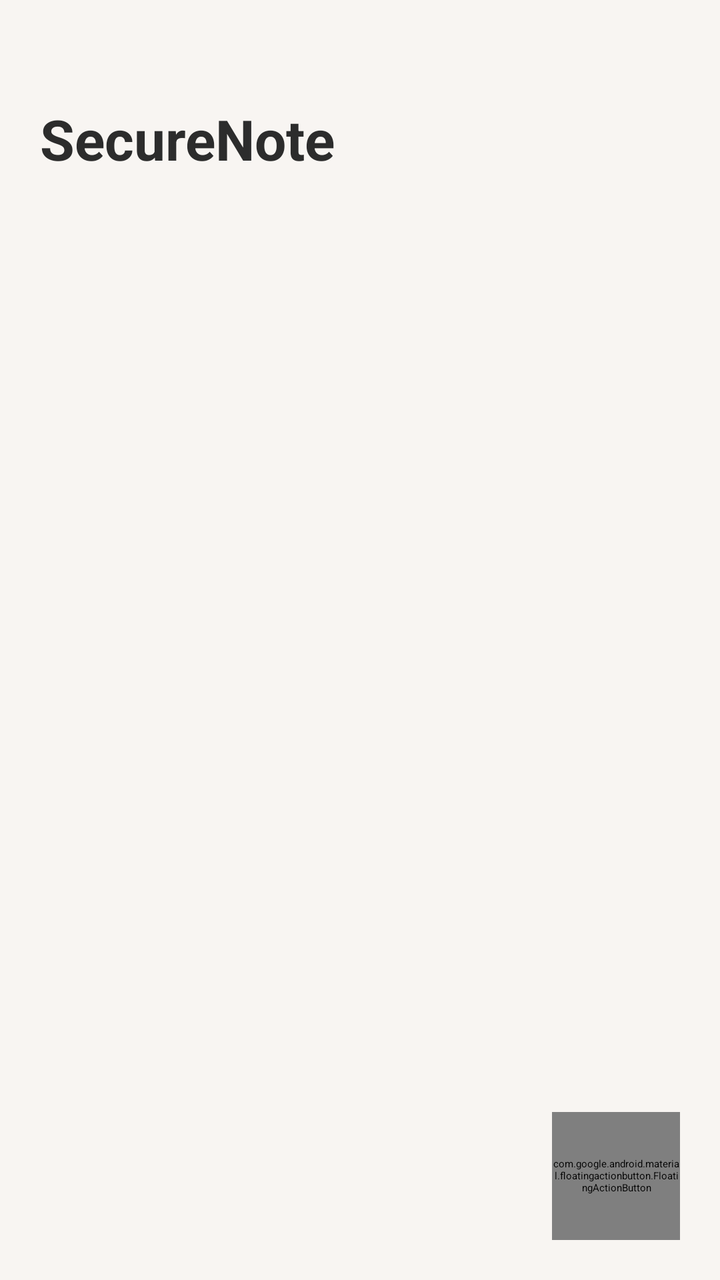
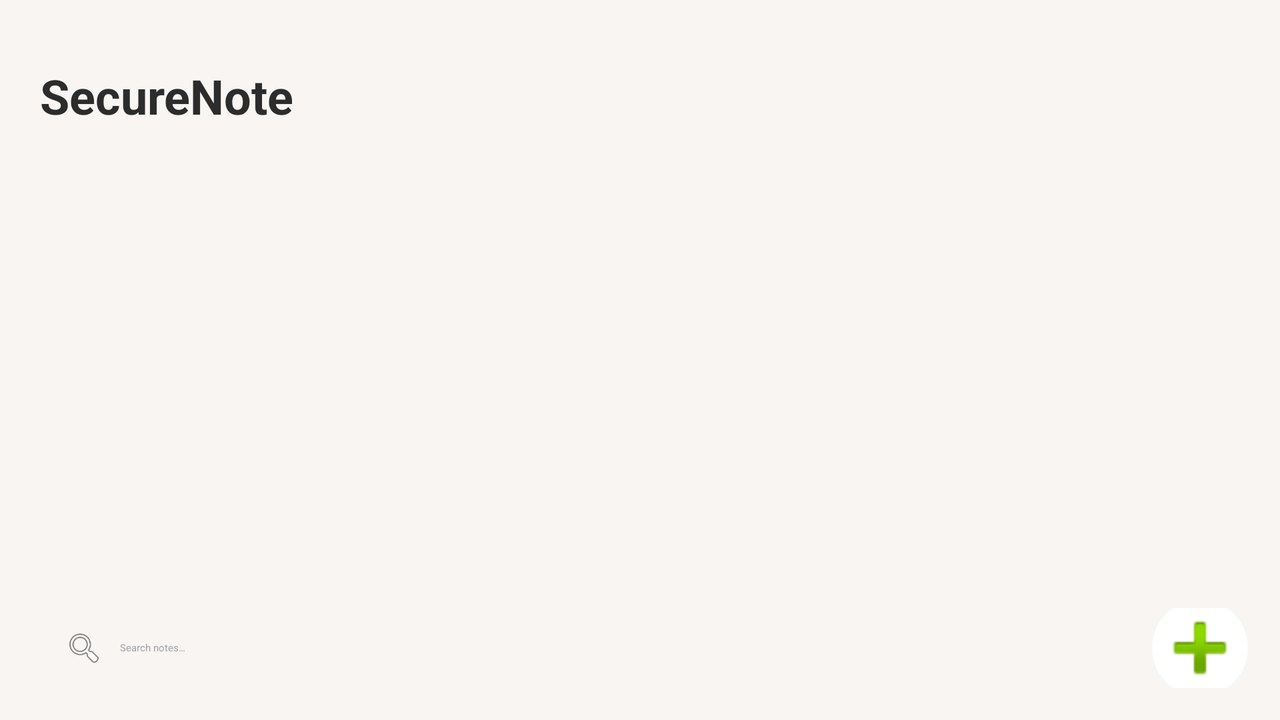

First picture: res/layout/ on a phone held upright. Second picture: the repository's own variant of that layout, on a device whose configuration matches the variant's folder. Source for both follows.
<!-- AndroidManifest.xml: application theme Theme.SecureNote -->
<!-- res/layout/activity_main_ios.xml -->
<?xml version="1.0" encoding="utf-8"?>
<androidx.coordinatorlayout.widget.CoordinatorLayout
    xmlns:android="http://schemas.android.com/apk/res/android"
    xmlns:app="http://schemas.android.com/apk/res-auto"
    android:id="@+id/main"
    android:layout_width="match_parent"
    android:layout_height="match_parent"
    android:background="@color/bg_cream">

    <LinearLayout
        android:layout_width="match_parent"
        android:layout_height="88dp"
        android:orientation="vertical"
        android:paddingTop="28dp"
        android:paddingStart="20dp"
        android:paddingEnd="20dp"
        android:gravity="bottom">
        <TextView
            android:id="@+id/tvTitle"
            android:layout_width="wrap_content"
            android:layout_height="wrap_content"
            android:text="@string/app_name"
            android:textColor="@color/text_dark"
            android:textSize="28sp"
            android:textStyle="bold"/>
    </LinearLayout>

    <androidx.recyclerview.widget.RecyclerView
        android:id="@+id/rvNotes"
        android:layout_width="match_parent"
        android:layout_height="match_parent"
        android:paddingTop="100dp"
        android:paddingStart="16dp"
        android:paddingEnd="16dp"
        android:clipToPadding="false"
        android:scrollbars="vertical"/>

    <TextView
        android:id="@+id/tvEmpty"
        android:layout_width="wrap_content"
        android:layout_height="wrap_content"
        android:text="@string/no_notes"
        android:textColor="@color/text_gray"
        android:layout_gravity="center"
        android:visibility="gone"/>

    <com.google.android.material.floatingactionbutton.FloatingActionButton
        android:id="@+id/fabAdd"
        android:layout_width="64dp"
        android:layout_height="64dp"
        android:layout_margin="20dp"
        android:src="@android:drawable/ic_input_add"
        app:backgroundTint="@color/ios_blue"
        android:contentDescription="@string/add_note"
        app:fabSize="normal"
        android:tint="@android:color/white"
        app:layout_anchor="@id/rvNotes"
        app:layout_anchorGravity="bottom|end"/>
</androidx.coordinatorlayout.widget.CoordinatorLayout>
<!-- resources referenced by this layout -->
<resources>
  <color name="bg_cream">#F8F5F2</color>
  <color name="ios_blue">#007AFF</color>
  <color name="text_dark">#2C2C2C</color>
  <color name="text_gray">#A3A3A8</color>
  <string name="add_note">Add Note</string>
  <string name="app_name">SecureNote</string>
  <string name="no_notes">No notes available</string>
  <style name="Theme.SecureNote" parent="Base.Theme.SecureNote" />
  <style name="Base.Theme.SecureNote" parent="Theme.Material3.DayNight.NoActionBar">
          
          
      </style>
</resources>
<!-- res/layout-land/activity_main_ios.xml (the author's variant of the layout above) -->
<!-- drawn on the phone turned sideways -->
<?xml version="1.0" encoding="utf-8"?>
<androidx.coordinatorlayout.widget.CoordinatorLayout
    xmlns:android="http://schemas.android.com/apk/res/android"
    xmlns:app="http://schemas.android.com/apk/res-auto"
    android:id="@+id/main"
    android:layout_width="match_parent"
    android:layout_height="match_parent"
    android:background="@color/bg_cream">

    <LinearLayout
        android:layout_width="match_parent"
        android:layout_height="64dp"
        android:orientation="vertical"
        android:paddingTop="8dp"
        android:paddingStart="20dp"
        android:paddingEnd="20dp"
        android:gravity="bottom">

        <TextView
            android:id="@+id/tvTitle"
            android:layout_width="wrap_content"
            android:layout_height="wrap_content"
            android:text="@string/app_name"
            android:textColor="@color/text_dark"
            android:textSize="24sp" android:textStyle="bold" />
    </LinearLayout>

    <androidx.recyclerview.widget.RecyclerView
        android:id="@+id/rvNotes"
        android:layout_width="match_parent"
        android:layout_height="match_parent"
        android:paddingTop="76dp" android:paddingStart="16dp"
        android:paddingEnd="16dp"
        android:clipToPadding="false"
        android:scrollbars="vertical" />

    <TextView
        android:id="@+id/tvEmpty"
        android:layout_width="wrap_content"
        android:layout_height="wrap_content"
        android:text="@string/no_notes"
        android:textColor="@color/text_gray"
        android:layout_gravity="center"
        android:visibility="gone" />

    <LinearLayout
        android:id="@+id/bottomBar"
        android:layout_width="match_parent"
        android:layout_height="72dp"
        android:layout_gravity="bottom"
        android:padding="16dp"
        android:gravity="center"
        android:background="@android:color/transparent">

        <LinearLayout
            android:layout_width="0dp"
            android:layout_height="match_parent"
            android:layout_weight="1"
            android:orientation="horizontal"
            android:background="@drawable/bg_search_bar"
            android:paddingStart="16dp"
            android:paddingEnd="16dp"
            android:gravity="center_vertical">

            <ImageView
                android:layout_width="20dp"
                android:layout_height="20dp"
                android:src="@android:drawable/ic_menu_search"
                app:tint="@color/text_gray" />

            <EditText
                android:id="@+id/etSearch"
                android:layout_width="0dp"
                android:layout_height="wrap_content"
                android:layout_weight="1"
                android:layout_marginStart="8dp"
                android:hint="@string/hint_search"
                android:background="@android:color/transparent"
                android:singleLine="true"
                android:textColor="@color/text_dark"
                android:textColorHint="@color/text_gray" />
        </LinearLayout>

        <ImageButton
            android:id="@+id/btnAdd"
            android:layout_width="48dp"
            android:layout_height="48dp"
            android:layout_marginStart="12dp"
            android:background="@drawable/bg_round_button"
            android:src="@android:drawable/ic_input_add"
            app:tint="@color/icon_on_white"
            android:contentDescription="@string/add_note" />
    </LinearLayout>

</androidx.coordinatorlayout.widget.CoordinatorLayout>
<!-- resources referenced by the variant -->
<!-- as the phone turned sideways resolves them -->
<resources>
  <color name="bg_cream">#F8F5F2</color>
  <color name="icon_on_white">#000000</color>
  <color name="text_dark">#2C2C2C</color>
  <color name="text_gray">#A3A3A8</color>
  <!-- drawable bg_round_button (drawable) -->
  <?xml version="1.0" encoding="utf-8"?>
  <shape xmlns:android="http://schemas.android.com/apk/res/android"
      android:shape="oval">
      <size android:width="48dp" android:height="48dp" />
      <solid android:color="@color/white" />
  </shape>
  <string name="add_note">Add Note</string>
  <string name="app_name">SecureNote</string>
  <string name="hint_search">Search notes…</string>
  <string name="no_notes">No notes available</string>
  <style name="Theme.SecureNote" parent="Base.Theme.SecureNote" />
  <color name="white">#FFFFFF</color>
  <style name="Base.Theme.SecureNote" parent="Theme.Material3.DayNight.NoActionBar">
          
          
      </style>
</resources>
